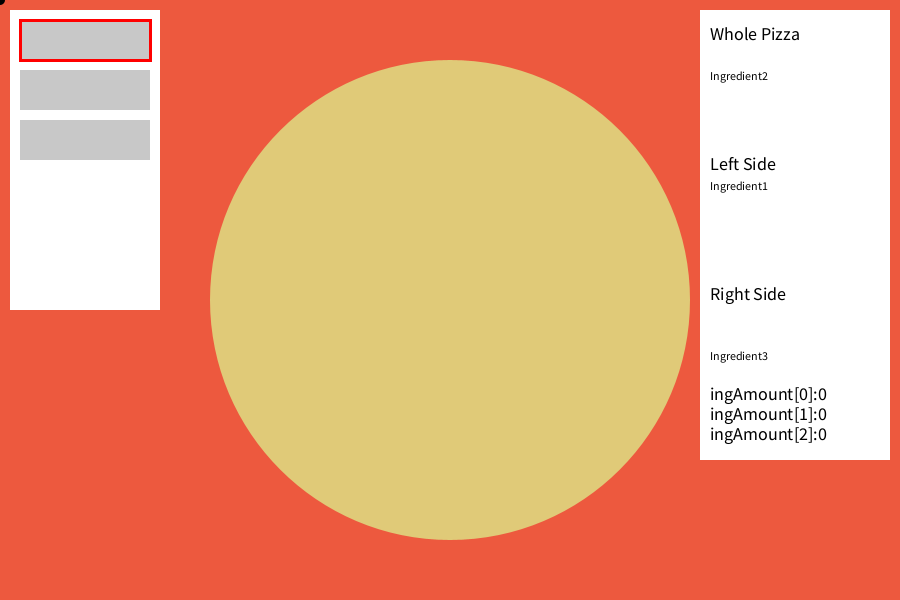
Frame 1 (no input)
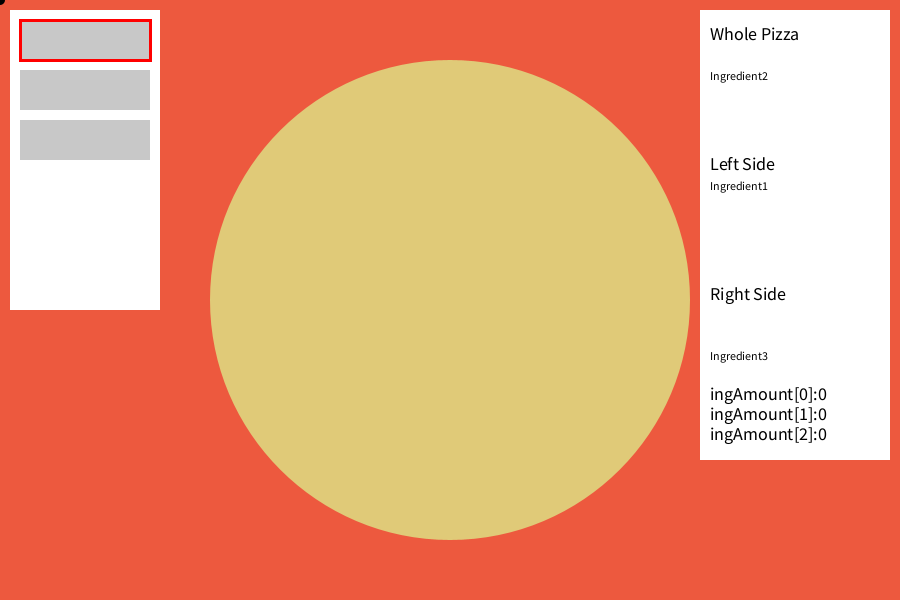
Frame 60 (the mouse pressed at the canvas centre just before this capture)
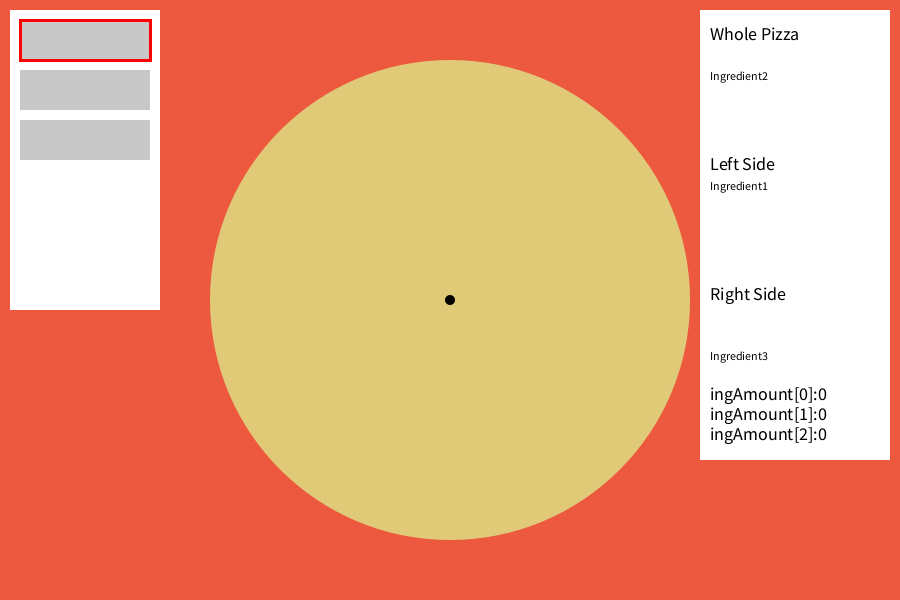
Frame 120 (the mouse held since frame 60 and released just before this capture)

The Processing sketch that drew these frames (run headless with seeded random() and noise(); from frame 60 on, the mouse is pressed at the canvas centre):

// Processing sketch: pizzacreation_2
// ── pizzacreation_2.pde

int ingredientSelected; // 0 = first ingredient, 1 = second ingredient, etc.
int totalIngredientTypes = 3;
int targetIngredientNum = 10;

int ingredientSide[]; //target side for ingredients of each type (x[0] = 0 means ing 1 is on the whole pizza)
int ingAmount[]; //number of ingredients placed on the pizza for each type
ArrayList<PVector> ingredientLoc; //x & y = ingredient location, z = ingredient type

void setup() {
  size(900, 600);

  ingredientSelected = 0;
  ingredientSide = new int[totalIngredientTypes];
  ingAmount = new int[totalIngredientTypes];
  ingredientLoc = new ArrayList<PVector>();

  //start array values for which side each ingredient should be on
  for (int i = 0; i < totalIngredientTypes; i++) {
    ingredientSide[i] = (int)random(0, 3);
    ingAmount[i] = 0;
  }
}

void draw() {
  drawPizzaCreation();
}

void drawPizzaCreation() {
  background(#ED593E);

  //draw a pizza (circle)
  fill(#E0CA78);
  noStroke();
  ellipse(width/2, height/2, height*0.8, height*0.8);

  //draw interface
  fill(255);
  rect(10, 10, 150, height/2);
  rect(width-200, 10, 190, height*.75);


  fill(0);
  textSize(18);
  text("Whole Pizza", width-190, 40);
  text("Left Side", width-190, 170);
  text("Right Side", width-190, 300);
  text("ingAmount[0]:" + ingAmount[0], width-190, 400); //--------ingredient counter, remove--------
  text("ingAmount[1]:" + ingAmount[1], width-190, 420); //
  text("ingAmount[2]:" + ingAmount[2], width-190, 440); //


  //draw ingredients selection list (placeholder)
  fill(200);
  rect(20, 20, 130, 40);
  rect(20, 70, 130, 40);
  rect(20, 120, 130, 40);

  //primary loop over number of ingredient types
  for (int i = 0; i < totalIngredientTypes; i++) {

    //determine which ingredient is clicked and draw outline of selected ingredient
    if (mousePressed && mouseX > 20 && mouseX < 150 && mouseY > 20 + i * 50 && mouseY < 60 + i * 50) {
      ingredientSelected = i;
    }

    if (ingredientSelected == i) {
      noFill();
      stroke(255, 0, 0);
      strokeWeight(3);
      rect(20, 20 + i * 50, 130, 40);
      noStroke();
    }

    if (ingAmount[0] < targetIngredientNum) {
     fill(0);
    } else {
     fill(255);
     rect(width-160, height-100, 150, 50);
     fill(0, 255, 0);
    }
    textSize(12);
    if (ingredientSide[i] == 0) {
      text("Ingredient" + (i+1), width-190, 60 + i * 20);
    } 
    if (ingredientSide[i] == 1) {
      text("Ingredient" + (i+1), width-190, 190 + i * 20);
    }    
    if (ingredientSide[i] == 2) {
      text("Ingredient" + (i+1), width-190, 320 + i * 20);
    }
  }

  //place selected ingredients at array of locations on pizza
  for (PVector p : ingredientLoc) {
    if (p.z == 0) {
      fill(255);
      ellipse(p.x, p.y, 30, 30);
    }
    if (p.z == 1) {
      fill(200);
      ellipse(p.x, p.y, 30, 30);
    }
    if (p.z == 2) {
      fill(150);
      ellipse(p.x, p.y, 30, 30);
    }
  }
  drawArm();
}

void mouseClicked() {
  //store a new ingredient location and ingredient type each click
  if (dist(mouseX, mouseY, width/2, height/2) < height * 0.4) {
    for (int i = 0; i < totalIngredientTypes; i++) {
      if (ingredientSelected == i) {
        ingredientLoc.add(new PVector(mouseX, mouseY, i));
      }
      if (ingredientSelected == i && ingredientSide[i] == 0) {
        ingAmount[i]++;
      }
      if (ingredientSelected == i && ingredientSide[i] == 1 && mouseX < width/2) {
        ingAmount[i]++;
      }
      if (ingredientSelected == i && ingredientSide[i] == 2 && mouseX > width/2) {
        ingAmount[i]++;
      }
    }
  }
}

void drawArm() {
  pushMatrix();
  translate(mouseX, mouseY);
  fill(0);
  ellipse(0, 0, 10, 10);
  popMatrix();
}
